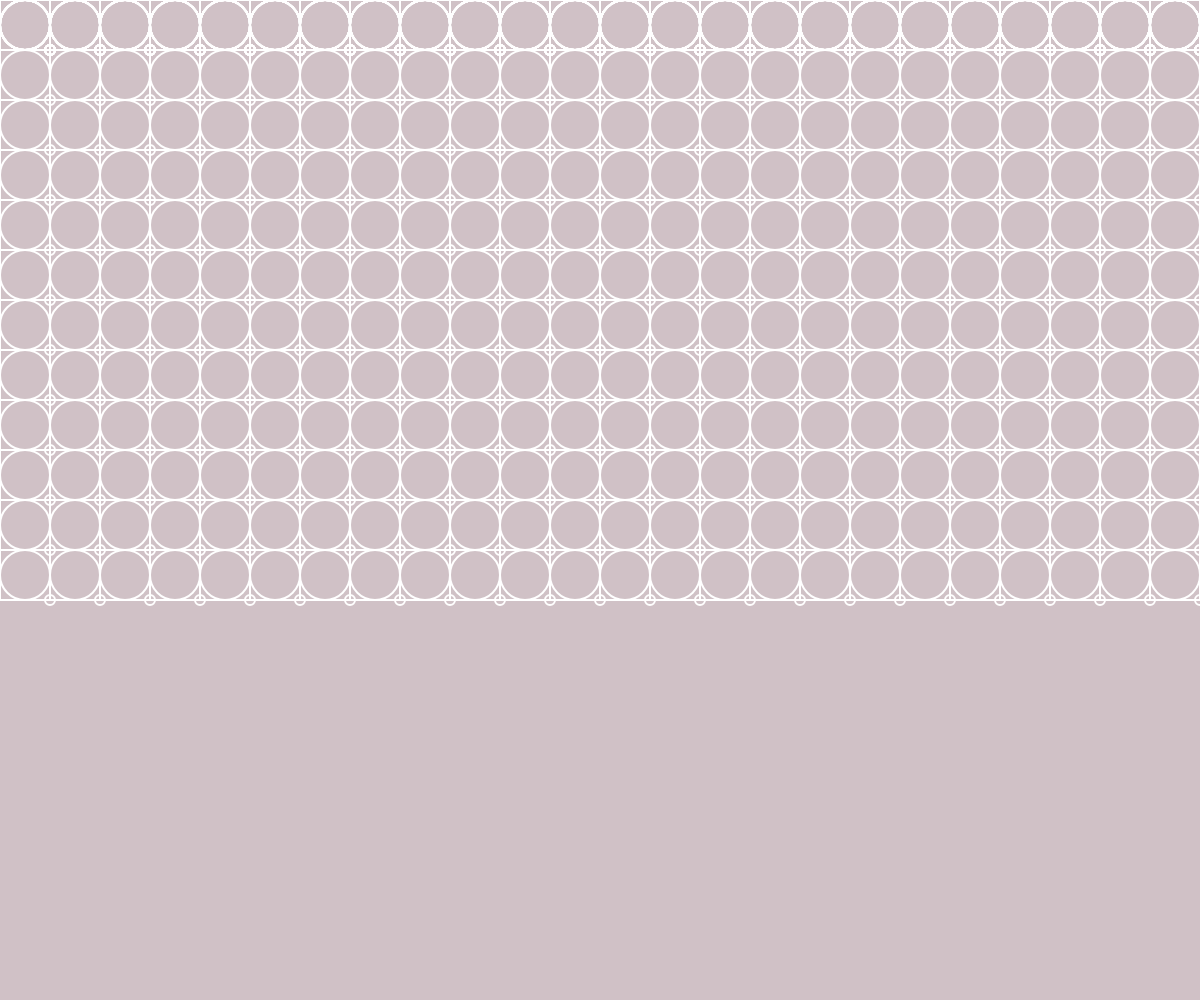
Frame 1 (no input)
Frame 60 (no input): identical to frame 1, image omitted
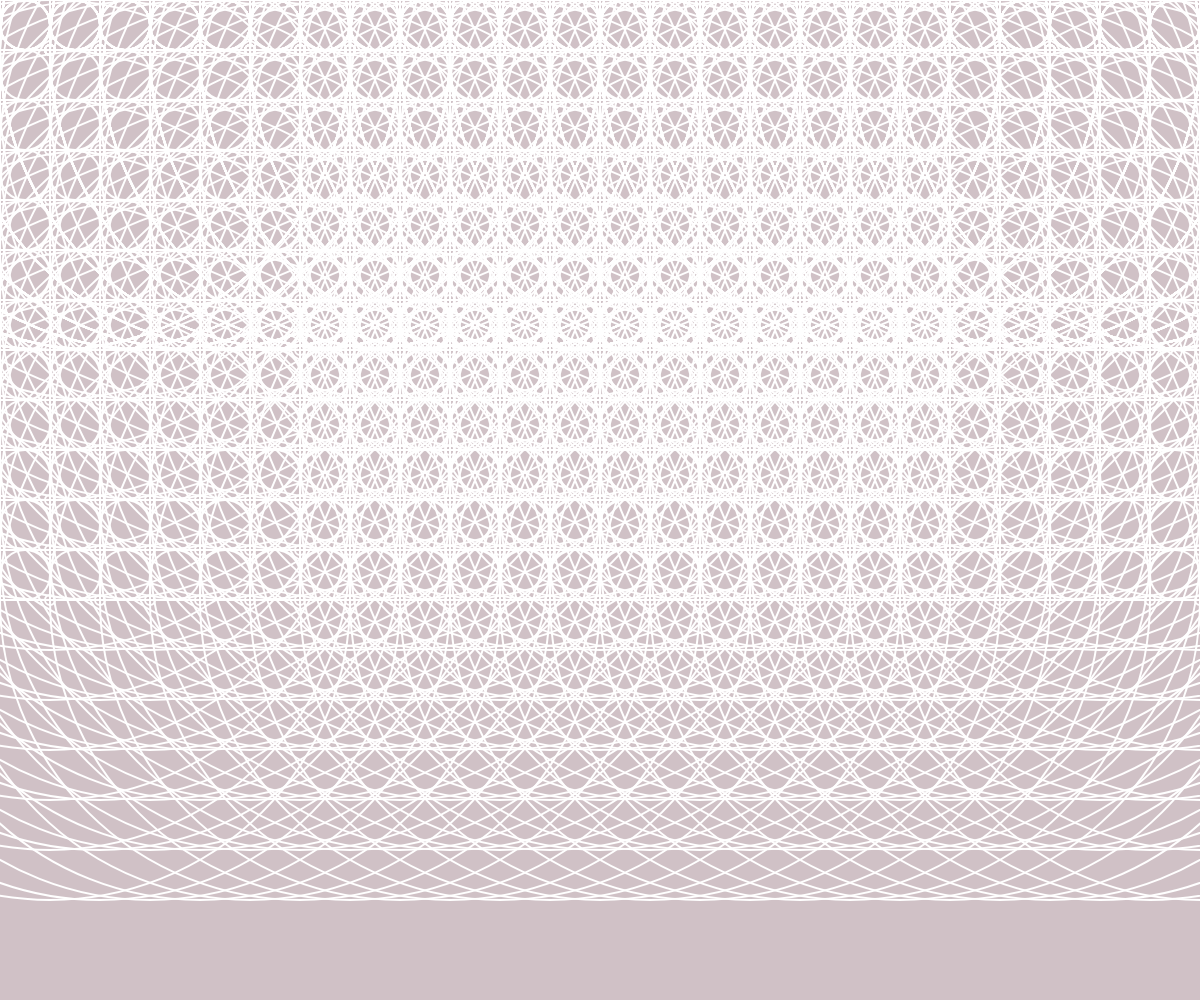
Frame 120 (the mouse pressed at the canvas centre since frame 60)

The p5.js sketch that drew these frames (run headless with seeded random() and noise() and a simulated clock; from frame 60 on, the mouse is pressed at the canvas centre):

// p5.js sketch
// ── sketch.js
function setup() {
  createCanvas(windowWidth,windowHeight);
}

function draw() {
  background(208,193,198);
  noFill()
  stroke(255)
  rectMode(CENTER)
  strokeWeight(2)

  var r = mouseX;

  for(var i =0;i<width/50;i++)
  {
  ellipse(25+i*50,25,50)
  rect(25+i*50,25,50)
  ellipse(50+i*50,50,10)
}
  for(var i =0;i<width/50;i++)
  {
  ellipse(50+i*50,50,r)
}

for(var i =0;i<width/50;i++)
  {
ellipse(25+i*50,75,50)
rect(25+i*50,75,50)
ellipse(50+i*50,100,10)
ellipse(50+i*50,100,r)  

 


}

for(var i =0;i<width/50;i++)
  {
  ellipse(25+i*50,25,50)
  rect(25+i*50,25,50)
  ellipse(50+i*50,50,10)
}
  for(var i =0;i<width/50;i++)
  {
  ellipse(50+i*50,50,r)
}

for(var i =0;i<width/50;i++)
  {
    
ellipse(25+i*50,125,50)
rect(25+i*50,125,50)
ellipse(50+i*50,150,10)
ellipse(50+i*50,150,r)  

 


}

for(var i =0;i<width/50;i++)
  {
  ellipse(25+i*50,25,50)
  rect(25+i*50,25,50)
  ellipse(50+i*50,50,10)
}
  for(var i =0;i<width/50;i++)
  {
  ellipse(50+i*50,50,r)
}

for(var i =0;i<width/50;i++)
  {
    
ellipse(25+i*50,175,50)
rect(25+i*50,175,50)
ellipse(50+i*50,200,10)
ellipse(50+i*50,200,r)  

 


}
for(var i =0;i<width/50;i++)
  {
  ellipse(25+i*50,25,50)
  rect(25+i*50,25,50)
  ellipse(50+i*50,50,10)
}
  for(var i =0;i<width/50;i++)
  {
  ellipse(50+i*50,50,r)
}

for(var i =0;i<width/50;i++)
  {
    
ellipse(25+i*50,225,50)
rect(25+i*50,225,50)
ellipse(50+i*50,250,10)
ellipse(50+i*50,250,r)  

}


for(var i =0;i<width/50;i++)
  {
  ellipse(25+i*50,25,50)
  rect(25+i*50,25,50)
  ellipse(50+i*50,50,10)
}
  for(var i =0;i<width/50;i++)
  {
  ellipse(50+i*50,50,r)
}

for(var i =0;i<width/50;i++)
  {
    
ellipse(25+i*50,275,50)
rect(25+i*50,275,50)
ellipse(50+i*50,300,10)
ellipse(50+i*50,300,r)  

}

for(var i =0;i<width/50;i++)
  {
  ellipse(25+i*50,25,50)
  rect(25+i*50,25,50)
  ellipse(50+i*50,50,10)
}
  for(var i =0;i<width/50;i++)
  {
  ellipse(50+i*50,50,r)
}

for(var i =0;i<width/50;i++)
  {
    
ellipse(25+i*50,325,50)
rect(25+i*50,325,50)
ellipse(50+i*50,350,10)
ellipse(50+i*50,350,r)  

}

for(var i =0;i<width/50;i++)
  {
  ellipse(25+i*50,25,50)
  rect(25+i*50,25,50)
  ellipse(50+i*50,50,10)
}
  for(var i =0;i<width/50;i++)
  {
  ellipse(50+i*50,50,r)
}

for(var i =0;i<width/50;i++)
  {
    
ellipse(25+i*50,375,50)
rect(25+i*50,375,50)
ellipse(50+i*50,400,10)
ellipse(50+i*50,400,r)  

}

for(var i =0;i<width/50;i++)
  {
  ellipse(25+i*50,25,50)
  rect(25+i*50,25,50)
  ellipse(50+i*50,50,10)
}
  for(var i =0;i<width/50;i++)
  {
  ellipse(50+i*50,50,r)
}

for(var i =0;i<width/50;i++)
  {
    
ellipse(25+i*50,425,50)
rect(25+i*50,425,50)
ellipse(50+i*50,450,10)
ellipse(50+i*50,450,r)  

}

for(var i =0;i<width/50;i++)
  {
  ellipse(50+i*50,50,r)
}

for(var i =0;i<width/50;i++)
  {
    
ellipse(25+i*50,475,50)
rect(25+i*50,475,50)
ellipse(50+i*50,500,10)
ellipse(50+i*50,500,r)  

}

for(var i =0;i<width/50;i++)
  {
  ellipse(50+i*50,50,r)
}

for(var i =0;i<width/50;i++)
  {
    
ellipse(25+i*50,525,50)
rect(25+i*50,525,50)
ellipse(50+i*50,550,10)
ellipse(50+i*50,550,r)  

}


for(var i =0;i<width/50;i++)
  {
  ellipse(50+i*50,50,r)
}

for(var i =0;i<width/50;i++)
  {
    
ellipse(25+i*50,575,50)
rect(25+i*50,575,50)
ellipse(50+i*50,600,10)
ellipse(50+i*50,600,r)  

}

}
